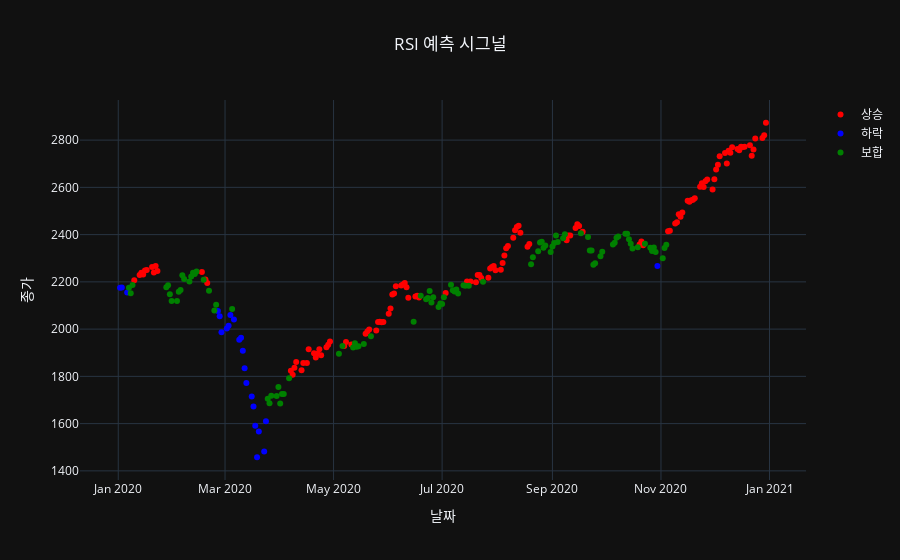

Source (notebook cell):
### Code cell
df = kospi_data
color_map = {
    'rise': 'red',
    'decline': 'blue',
    'keep': 'green'
}
name_map = {
    'rise': '상승',
    'decline': '하락',
    'keep': '보합'
}

# Create trace for each signal category
data = []
for signal, color in color_map.items():
    subset = df[df['signal'] == signal]
    trace = go.Scatter(
        x=subset.index,
        y=subset['close'],
        mode='markers',
        marker=dict(color=color),
        name=name_map[signal]
    )
    data.append(trace)

# 레이아웃 생성
layout = go.Layout(
    title='RSI 예측 시그널',
    xaxis=dict(title='날짜'),
    yaxis=dict(title='종가')
)

# 피규어 생성
fig = go.Figure(data=data, layout=layout)
fig.update_layout(title_x=0.5)

# 그래프
fig.show()
